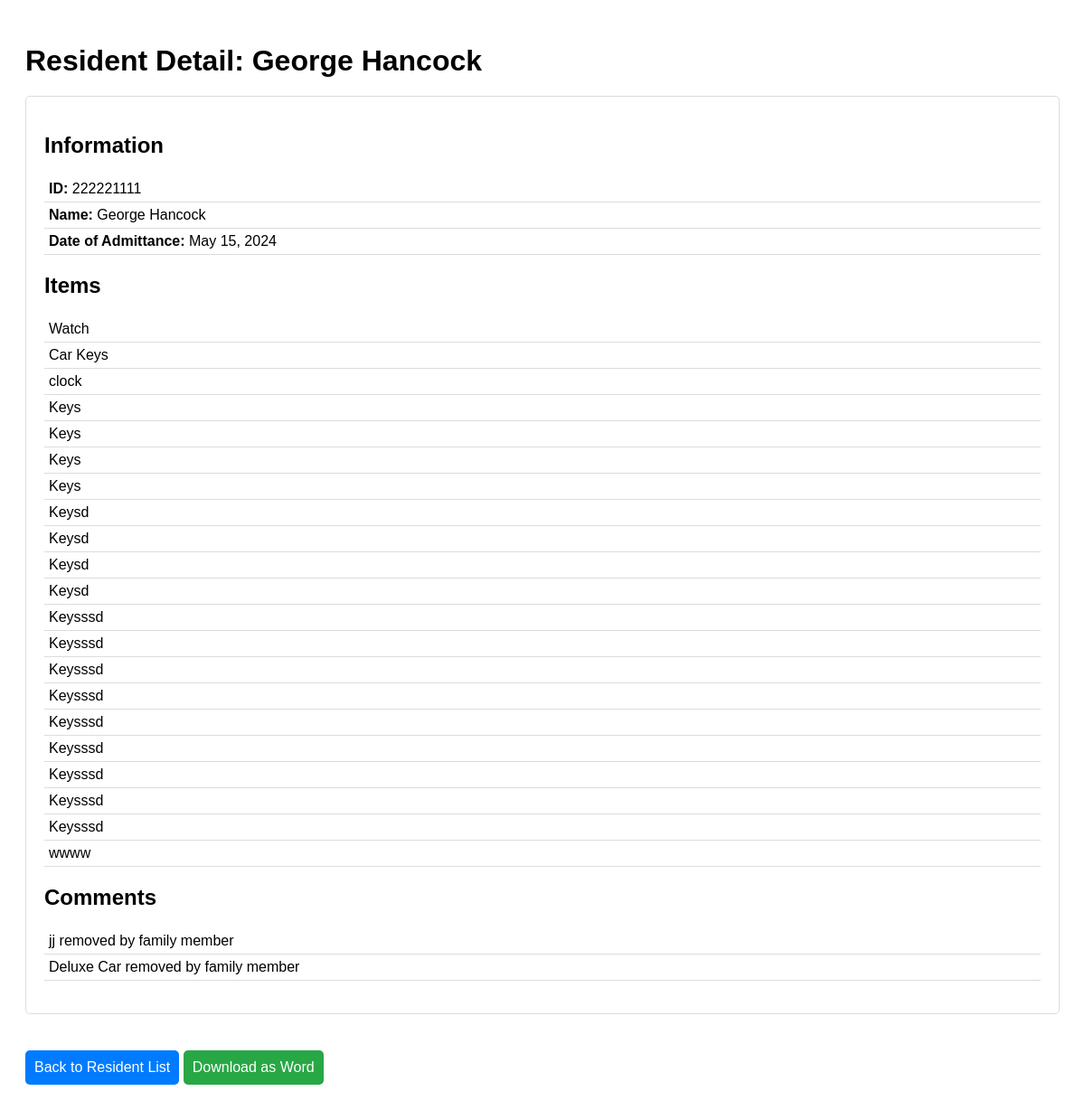
/resident/222221111/, run on the app's committed database.
### chat/models.py (models this page shows)
class Resident(models.Model):
    id = models.AutoField(primary_key=True)
    first_name = models.CharField(max_length=255)
    last_name = models.CharField(max_length=255)
    items = models.ManyToManyField('Item', blank=True)
    date_of_admittance = models.DateField(default=datetime.now)
    @property
    def name(self):
        return f"{self.first_name} {self.last_name}"

class Item(models.Model):
    name = models.CharField(max_length=255)

class Comment(models.Model):
    resident = models.ForeignKey(Resident, related_name='comments', on_delete=models.CASCADE)
    content = models.TextField()
    created_at = models.DateTimeField(auto_now_add=True)

### chat/views.py (the view)
# urls.py: path('resident/<int:resident_id>/', views.resident_detail, name='resident_detail'),
def resident_detail(request, resident_id):
    resident = get_object_or_404(Resident, pk=resident_id)
    items = resident.items.all()
    comments = resident.comments.all()
    if 'generate_word' in request.GET:
        return generate_resident_word(resident)
    return render(request, 'resident_detail.html', {
        'resident': resident,
        'items': items,
        'comments': comments
    })

### templates/resident_detail.html (shortened to what this page needs)
<!DOCTYPE html>
<html lang="en">
  <head>
  </head>
  <body>
    <h1>Resident Detail: {{ resident.name }}</h1>
    <div class="details">
      <h2>Information</h2>
      <ul>
        <li><strong>ID:</strong> {{ resident.id }}</li>
        <li><strong>Name:</strong> {{ resident.name }}</li>
        <li>
          <strong>Date of Admittance:</strong> {{ resident.date_of_admittance }}
        </li>
      </ul>
      <div class="items">
        <h2>Items</h2>
        <ul>
          {% for item in items %}
          <li>{{ item.name }}</li>
          {% endfor %}
        </ul>
      </div>
      <div class="comments">
        <h2>Comments</h2>
        <ul>
          {% for comment in comments %}
          <li>{{ comment.content }}</li>
          {% endfor %}
        </ul>
      </div>
    </div>
    <a href="{% url 'regency' %}" class="back-link">Back to Resident List</a>
    <a href="?generate_word=true" class="download-link">Download as Word</a>
  </body>
</html>

### templates/resident_detail.html (style rules this page uses)
body { font-family: "Arial", sans-serif; padding: 20px; }
h1 { margin-bottom: 20px; }
.details { border: 1px solid #ddd; border-radius: 5px; padding: 20px; margin-bottom: 20px; }
.details ul { list-style-type: none; padding: 0; }
.details li { padding: 5px; border-bottom: 1px solid #ddd; }
.comments, .items { margin-top: 20px; }
.back-link { display: inline-block; margin-top: 20px; padding: 10px; background-color: #007bff; color: #fff; text-decoration: none; border-radius: 5px; }
.download-link { display: inline-block; margin-top: 20px; padding: 10px; background-color: #28a745; color: #fff; text-decoration: none; border-radius: 5px; }

### data on the page
Resident: name "George Hancock", id "222221111", date_of_admittance "May 15, 2024"
Item: name "Watch"
Item: name "Car Keys"
Item: name "clock"
Item: name "Keys"
Item: name "Keys"
Item: name "Keys"
Item: name "Keys"
Item: name "Keysd"
Item: name "Keysd"
Item: name "Keysd"
Item: name "Keysd"
Item: name "Keysssd"
Item: name "Keysssd"
Item: name "Keysssd"
Item: name "Keysssd"
Item: name "Keysssd"
Item: name "Keysssd"
Item: name "Keysssd"
Item: name "Keysssd"
Item: name "Keysssd"
Item: name "wwww"
Comment: content "jj removed by family member"
Comment: content "Deluxe Car removed by family member"
